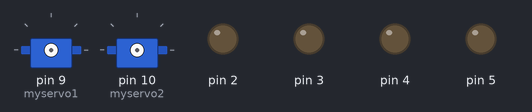
This sketch was run on a simulated Arduino Uno, built with avr-gcc and run on an emulated ATmega328P. On the bench: 2 × servo, output pins drawn as LEDs (lit = HIGH).

Above: at 0.1 s.
At 4.1 s:
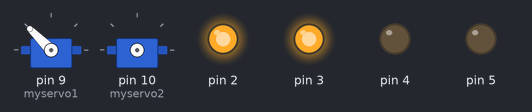
At 6.1 s:
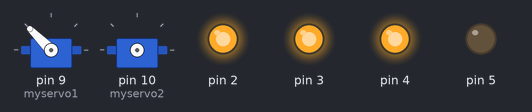
At 18.9 s:
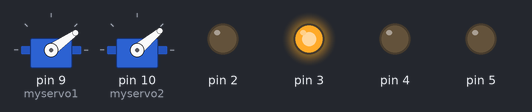
At 26.9 s:
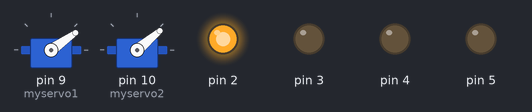
At 36.4 s:
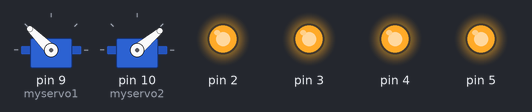
Timing chart, 0 to 40.0 s (numbered marks = the images above):
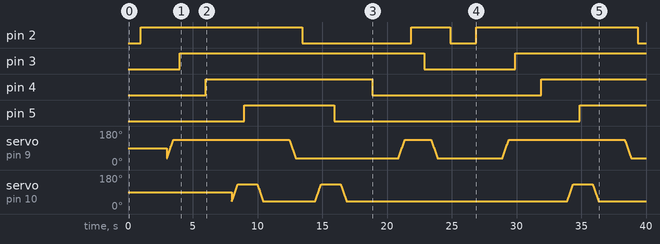

The sketch:

TestLightsAndDoors.ino
```cpp
#include <Servo.h>

Servo myservo1;
Servo myservo2;

#define MIN_VALUE1 35
#define MAX_VALUE1 135


#define MIN_VALUE2 40
#define MAX_VALUE2 130

int pos1 = MIN_VALUE1;
int pos2 = MIN_VALUE2;

void setup() {
  //myservo1.attach(9);
  pinMode(2, OUTPUT);
  pinMode(3, OUTPUT);
  pinMode(4, OUTPUT);
  pinMode(5, OUTPUT);
}

void open_door1() {
  myservo1.attach(9);
  for (pos1 = MIN_VALUE1; pos1 <= MAX_VALUE1; pos1 += 1) {
    // in steps of 1 degree
    myservo1.write(pos1);
    delay(5);
  }
  myservo1.detach();
}

void open_door2() {
  myservo2.attach(10);
  for (pos2 = MIN_VALUE2; pos2 <= MAX_VALUE2; pos2 += 1) {
    // in steps of 1 degree
    myservo2.write(pos2);
    delay(5);
  }
  myservo2.detach();
}

void close_door1() {
  myservo1.attach(9);
  for (pos1 = MAX_VALUE1; pos1 >= MIN_VALUE1; pos1 -= 1) {
    // in steps of 1 degree
    myservo1.write(pos1);
    delay(5);
  }
  myservo1.detach();
}

void close_door2() {
  myservo2.attach(10);
  for (pos2 = MAX_VALUE2; pos2 >= MIN_VALUE2; pos2 -= 1) {
    // in steps of 1 degree
    myservo2.write(pos2);
    delay(5);
  }
  myservo2.detach();
}

void light_on_bedroom() { digitalWrite(2, HIGH); }
void light_off_bedroom() { digitalWrite(2, LOW); }

void light_on_upstairs() { digitalWrite(3, HIGH); }
void light_off_upstairs() { digitalWrite(3, LOW); }

void light_on_downstairs() { digitalWrite(4, HIGH); }
void light_off_downstairs() { digitalWrite(4, LOW); }

void light_on_bathroom() { digitalWrite(5, HIGH); }
void light_off_bathroom() { digitalWrite(5, LOW); }

void loop() {

  light_off_bedroom();
  light_off_upstairs();
  light_off_downstairs();
  light_off_bathroom();

  delay(1000);
  light_on_bedroom();
  delay(2000);
  open_door1();
  delay(500);
  light_on_upstairs();
  delay(2000);
  light_on_downstairs();
  delay(2000);
  open_door2();
  delay(500);
  light_on_bathroom();
  delay(1000);
  close_door2();
  delay(2000);
  close_door1();
  delay(500);
  light_off_bedroom();
  delay(1000);
  open_door2();
  delay(1000);
  light_off_bathroom();
  delay(500);
  close_door2();
  delay(2000);
  light_off_downstairs();
  delay(2000);
  open_door1();
  delay(500);
  light_on_bedroom();
  delay(1000);
  light_off_upstairs();
  delay(500);
  close_door1();
  delay(1000);
  light_off_bedroom();
  delay(1000);


}
```

Measured:
- by itself, pin 2: goes HIGH 12.4 s, LOW 8.4 s, HIGH 3.0 s, LOW 2.0 s, HIGH 12.4 s, then LOW
- by itself, pin 3: LOW → HIGH at 4.0 s, → LOW 18.9 s later, → HIGH 7.0 s later
- by itself, pin 4: LOW → HIGH at 6.0 s, → LOW 12.9 s later, → HIGH 13.0 s later
- by itself, pin 5: LOW → HIGH at 9.0 s, → LOW 6.9 s later, → HIGH 19.0 s later
